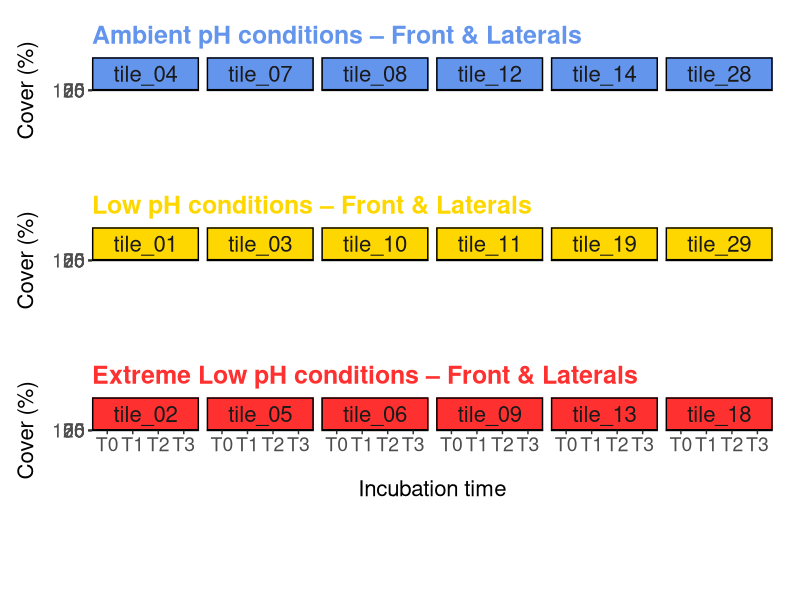
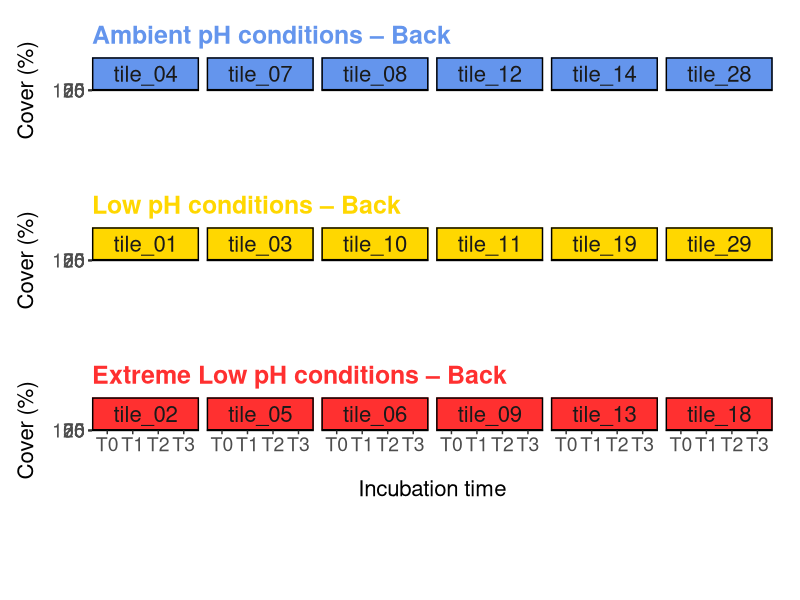

These charts were generated, in order, by the following R code: (Note: this script raises an error after producing the figures.)
rm(list = ls())
options(cores = 4, warn = -1) ; library(tidyverse) ; library(patchwork) ; library(readxl)
`%notin%` = Negate(`%in%`)

# Get the names of all sheets in the Excel file
sheet_names <- excel_sheets("Data/7. Covers/20230725_tiles_species_visual_census_25subquadrats.xlsx")

# With corrected names
corrected_names <- read_excel("Data/7. Covers/corrected_names.xlsx") 

# Read each sheet into a separate dataset and rename it
datasets <- lapply(sheet_names, function(sheet) {
  read_excel("Data/7. Covers/20230725_tiles_species_visual_census_25subquadrats.xlsx", sheet = sheet)})

# Total cover for each tile Light
Tile_cover_T0 = vector("list", 18) ; Tile_cover_T1 = vector("list", 18) 
Tile_cover_T2 = vector("list", 18) ; Tile_cover_T3 = vector("list", 18) ; Tile_cover = vector("list", 18)
for (i in 1:18) {
Tile_cover_T0[[i]] <- datasets[[i]] %>% column_to_rownames("Species") %>% select(matches("_t0_"), -matches("_back_")) %>%
  rowSums(na.rm = T) %>% data.frame() %>% rename("T0" = ".") %>% mutate(T0 = ((T0/45*100) / sum(T0/45*100)) * 100)
Tile_cover_T1[[i]] <- datasets[[i]] %>% column_to_rownames("Species") %>% select(matches("_t1_"), -matches("_back_")) %>%
  rowSums(na.rm = T) %>% data.frame() %>% rename("T1" = ".") %>% mutate(T1 = ((T1/45*100) / sum(T1/45*100)) * 100)
Tile_cover_T2[[i]] <- datasets[[i]] %>% column_to_rownames("Species") %>% select(matches("_t2_"), -matches("_back_")) %>%
  rowSums(na.rm = T) %>% data.frame() %>% rename("T2" = ".") %>% mutate(T2 = ((T2/45*100) / sum(T2/45*100)) * 100)
Tile_cover_T3[[i]] <- datasets[[i]] %>% column_to_rownames("Species") %>% select(matches("_t3_"), -matches("_back_")) %>%
  rowSums(na.rm = T) %>% data.frame() %>% rename("T3" = ".") %>% mutate(T3 = ((T3/45*100) / sum(T3/45*100)) * 100)
Tile_cover[[i]] <- bind_cols(Tile_cover_T0[[i]], Tile_cover_T1[[i]], Tile_cover_T2[[i]], Tile_cover_T3[[i]]) %>%
  data.frame() %>% filter(T0 != 0 | T1 != 0 | T2 != 0 | T3 != 0) %>% rownames_to_column(., var = "Species")
Tile_cover[[i]] <- data.frame(Species = rep(Tile_cover[[i]]$Species, 4),
                              Tile    = rep(sheet_names[i], length(Tile_cover[[i]]$Species)*4),
                              Time    = c(rep("T0", length(Tile_cover[[i]]$Species)), rep("T1", length(Tile_cover[[i]]$Species)), 
                                          rep("T2", length(Tile_cover[[i]]$Species)), rep("T3", length(Tile_cover[[i]]$Species))),
                              Cover   = c(Tile_cover[[i]]$T0, Tile_cover[[i]]$T1, Tile_cover[[i]]$T2, Tile_cover[[i]]$T3)) }
Tile_cover = bind_rows(Tile_cover)

# Total number of species observed
length(unique(Tile_cover$Species))

# We will add a new information with the Zone
Zone_pH    <- data_frame(Tile = sheet_names, pH = c(rep("ELOW", 6), rep("LOW", 6), rep("AMB", 6)))
Tile_cover <- Tile_cover %>% left_join(Zone_pH) %>% left_join(corrected_names) %>% select(-Species) %>% rename(Species = species_new)

# Total number of species within a functional group
data_col = cbind(Tile_cover %>% group_by(functional.group, Species) %>% summarise(n = n()), Color = 
                   rep(NA, 40))
Tile_cover <- Tile_cover %>% left_join(data_col)
Tile_cover$Species[Tile_cover$Species %in% c("Schizobrachiella sanguinea dead", "Perforatus perforatus dead", "tile")] = "non-alive"
data_col$Species[data_col$Species %in% c("Schizobrachiella sanguinea dead", "Perforatus perforatus dead", "tile")] = "non-alive"
data_col$functional.group[data_col$Species == "non-alive"] = "non-alive"
data_col = data_col %>% distinct(functional.group, Species, Color)
Tile_cover$Species <- factor(Tile_cover$Species, levels = data_col$Species)
Tile_cover$pH <- factor(Tile_cover$pH, levels = c("ELOW", "LOW", "AMB"))

Species_order <- c("non-alive", "Turf", "Perforatus perforatus", "Cystodytes dellechiajei", "Didemnum maculosum",
                   "Clathrina clathrus", "Patinella radiata", "Reptadeonella violacea", "Schizobrachiella sanguinea",
                   "Schizoporella dunkeri", "Botryllus sp.", "Phorbas topsenti", "Pseudolithoderma adriaticum", "Hildenbrandia crouaniorum",
                   "Peyssonnelia squamaria", "Serpulids", "Jania rubens", "CCA", "Hydroliton farinosum", "Corallina officinalis",
                   "Terpios fugax", "Cacospongia mollior", "Valonia utricularis", "Halopteris scoparia", "Halopteris filicina",
                   "Flabellia petiolata", "Dictyota sp.", "Cladophora sp.", "Bryopsis sp.", "Anadyomene stellata", "Parvocaulis parvulus",
                   "Acetabularia acetabulum", "Padina pavonica", "Leucandra gossei", "Celleporina caminata", "Reteporella grimaldii",
                   "Ostrea sp.", "Crambe crambe")
color_order   <- c("#ffffff", "#99cc99", "#cccccc", "#f2d6ae", "#e5b060", "#dc9428", "#cc8720", "#be7e1e", "#9a6618", "#855815",
                   "#5b3c0e", "#663333", "#98240a", "#d5320e", "#ef431d", "#f58f79", "#cc9999", "#ffcccc", "#ff88d7", "#dc0092",
                   "#CC0066", "#41087a", "#003333", "#142b05", "#183206", "#1f4008", "#29560b", "#37730f", "#418812", "#4fa516", 
                   "#5dc219", "#98f02c", "#ccf797", "#ffffcc", "#ffff99", "#ffcc00", "#efb116", "#ffac47")
x_order       <- rep(seq(1, 10, 1), 4)[-tail(which(rep(seq(1, 10, 1), 4) %in% c(9, 10)), 2)] * 6
y_order       <- rep(seq(-1, -4, -1), each = 10)[-tail(which(rep(seq(-1, -4, -1), each = 10) == -4), 2)] * 1

data_col = data.frame(Species = Species_order, Color = color_order, x_order, y_order)
data_col$Species   <- factor(data_col$Species, levels = Species_order)
Tile_cover$Species <- factor(Tile_cover$Species, levels = Species_order)

##### Plot
### Let's start with ELOW
Tile_cover_ELOW  <- Tile_cover %>% dplyr::filter(pH == "ELOW") %>% 
  group_by(Species, Time, Tile) %>% summarise(Cover = sum(Cover)) 
Transplants_ELOW <- Tile_cover_ELOW %>% 
  ggplot(aes(x = factor(Time, levels = c("T0", "T1", "T2", "T3")), y = Cover, fill = Species)) +
  geom_col(position = "stack", color = "black", show.legend = F) +
  labs(x = "Incubation time", y = "Cover (%)", color = "Species") +
  facet_wrap(~ Tile, ncol = 6) + theme_classic() +
  scale_fill_manual(values = data_col$Color[data_col$Species %in% unique(Tile_cover_ELOW$Species)]) +
  ggtitle("Extreme Low pH conditions – Front & Laterals") +
  theme(panel.border = element_rect(colour = "black", fill = NA, linewidth = 1),
        plot.title = element_text(size = 18, color = "firebrick1", face = "bold"),
        panel.grid = element_line(colour = NA),
        axis.text.x = element_text(size = 14),
        axis.text.y = element_text(size = 14),
        axis.title.x = element_text(size = 16, vjust = -3),
        axis.title.y = element_text(size = 16, vjust = 3),
        legend.text = element_text(size = 14),
        legend.title = element_text(size = 16),
        strip.text = element_text(size = 16),
        strip.background = element_rect(colour = "black", fill = "firebrick1"),
        plot.margin = unit(c(.5, .5, .5, .5), "cm"))

### We continue with LOW
Tile_cover_LOW  <- Tile_cover %>% dplyr::filter(pH == "LOW")
Transplants_LOW <- Tile_cover_LOW %>% 
  ggplot(aes(x = factor(Time, levels = c("T0", "T1", "T2", "T3")), y = Cover, fill = Species)) +
  geom_col(position = "stack", color = "black", show.legend = F) +
  scale_x_discrete(labels = c("", "", "", "")) +
  labs(x = "", y = "Cover (%)", color = "Species") +
  facet_wrap(~ Tile, ncol = 6) + theme_classic() +
  scale_fill_manual(values = data_col$Color[data_col$Species %in% unique(Tile_cover_LOW$Species)]) +
  ggtitle("Low pH conditions – Front & Laterals") +
  theme(panel.border = element_rect(colour = "black", fill = NA, linewidth = 1),
        plot.title = element_text(size = 18, color = "gold", face = "bold"),
        axis.ticks.x = element_blank(),
        panel.grid = element_line(colour = NA),
        axis.text.x = element_text(size = 14),
        axis.text.y = element_text(size = 14),
        axis.title.x = element_text(size = 16, vjust = -3),
        axis.title.y = element_text(size = 16, vjust = 3),
        legend.text = element_text(size = 14),
        legend.title = element_text(size = 16),
        strip.text = element_text(size = 16),
        strip.background = element_rect(colour = "black", fill = "gold"),
        plot.margin = unit(c(.5, .5, .5, .5), "cm"))

### We finish with AMB
Tile_cover_AMB  <- Tile_cover %>% dplyr::filter(pH == "AMB")
Transplants_AMB <- Tile_cover_AMB %>% 
  ggplot(aes(x = factor(Time, levels = c("T0", "T1", "T2", "T3")), y = Cover, fill = Species)) +
  geom_col(position = "stack", color = "black", show.legend = F) +
  scale_x_discrete(labels = c("", "", "", "")) +
  labs(x = "", y = "Cover (%)", color = "Species") +
  facet_wrap(~ Tile, ncol = 6) + theme_classic() +
  scale_fill_manual(values = data_col$Color[data_col$Species %in% unique(Tile_cover_AMB$Species)]) +
  ggtitle("Ambient pH conditions – Front & Laterals") +
  theme(panel.border = element_rect(colour = "black", fill = NA, linewidth = 1),
        plot.title = element_text(size = 18, color = "cornflowerblue", face = "bold"),
        panel.grid = element_line(colour = NA),
        axis.ticks.x = element_blank(),
        axis.text.x = element_text(size = 14),
        axis.text.y = element_text(size = 14),
        axis.title.x = element_text(size = 16, vjust = -3),
        axis.title.y = element_text(size = 16, vjust = 3),
        legend.text = element_text(size = 14),
        legend.title = element_text(size = 16),
        strip.text = element_text(size = 16),
        strip.background = element_rect(colour = "black", fill = "cornflowerblue"),
        plot.margin = unit(c(.5, .5, .5, .5), "cm"))

Legend_Light <- data_col %>% mutate(Species_lab = str_replace(Species_order, "\\s(?!sp)", "\n")) %>% 
  ggplot(aes(x = x_order, y = y_order, fill = Species, label = Species_lab)) + 
  geom_label(show.legend = F, hjust = 0,
             color = c(rep("black", 9), rep("white", 5), rep("black", 7), rep("white", 7), rep("black", 10))) +
  scale_x_continuous(name = "", labels = rep("", 6), breaks = seq(10, 60, 10), limits = c(6, 63)) +  
  scale_y_continuous(name = "", labels = rep("", 6), limits = c(-4.5, -0.5)) +
  scale_fill_manual(values = color_order) + 
  theme(panel.border = element_blank(),
        panel.background = element_rect(fill = "white"),
        panel.grid = element_line(colour = NA),
        axis.ticks = element_blank(),
        strip.text = element_text(size = 16),
        plot.margin = unit(c(.5, .5, .5, .5), "cm"))

(Light_Cover <- Transplants_AMB + plot_spacer() + Transplants_LOW + plot_spacer() + Transplants_ELOW + 
    plot_spacer() + Legend_Light + 
    plot_layout(guides = "collect", heights = c(30, -7.5, 30, -7.5, 30, -1, 30)))
  
# Total cover for each tile Light
Tile_cover_T0 = vector("list", 18) ; Tile_cover_T1 = vector("list", 18) 
Tile_cover_T2 = vector("list", 18) ; Tile_cover_T3 = vector("list", 18) ; Tile_cover = vector("list", 18)
for (i in 1:18) {
  Tile_cover_T0[[i]] <- datasets[[i]] %>% column_to_rownames("Species") %>% select(matches("_back_t0_")) %>%
    rowSums(na.rm = T) %>% data.frame() %>% rename("T0" = ".") %>% mutate(T0 = ((T0/25*100) / sum(T0/25*100)) * 100)
  Tile_cover_T1[[i]] <- datasets[[i]] %>% column_to_rownames("Species") %>% select(matches("_back_t1_")) %>%
    rowSums(na.rm = T) %>% data.frame() %>% rename("T1" = ".") %>% mutate(T1 = ((T1/25*100) / sum(T1/25*100)) * 100)
  Tile_cover_T2[[i]] <- datasets[[i]] %>% column_to_rownames("Species") %>% select(matches("_back_t2_")) %>%
    rowSums(na.rm = T) %>% data.frame() %>% rename("T2" = ".") %>% mutate(T2 = ((T2/25*100) / sum(T2/25*100)) * 100)
  Tile_cover_T3[[i]] <- datasets[[i]] %>% column_to_rownames("Species") %>% select(matches("_back_t3_")) %>%
    rowSums(na.rm = T) %>% data.frame() %>% rename("T3" = ".") %>% mutate(T3 = ((T3/25*100) / sum(T3/25*100)) * 100)
  Tile_cover[[i]] <- bind_cols(Tile_cover_T0[[i]], Tile_cover_T1[[i]], Tile_cover_T2[[i]], Tile_cover_T3[[i]]) %>%
    data.frame() %>% filter(T0 != 0 | T1 != 0 | T2 != 0 | T3 != 0) %>% rownames_to_column(., var = "Species")
  Tile_cover[[i]] <- data.frame(Species = rep(Tile_cover[[i]]$Species, 4),
                                Tile    = rep(sheet_names[i], length(Tile_cover[[i]]$Species)*4),
                                Time    = c(rep("T0", length(Tile_cover[[i]]$Species)), rep("T1", length(Tile_cover[[i]]$Species)), 
                                            rep("T2", length(Tile_cover[[i]]$Species)), rep("T3", length(Tile_cover[[i]]$Species))),
                                Cover   = c(Tile_cover[[i]]$T0, Tile_cover[[i]]$T1, Tile_cover[[i]]$T2, Tile_cover[[i]]$T3)) }
Tile_cover = bind_rows(Tile_cover) %>% left_join(Zone_pH) %>% left_join(corrected_names) %>% select(-Species) %>% rename(Species = species_new)

# Total number of species observed
length(unique(Tile_cover$Species))

# We will add a new information with the Zone
Zone_pH    <- data_frame(Tile = sheet_names, pH = c(rep("ELOW", 6), rep("LOW", 6), rep("AMB", 6)))
Tile_cover <- Tile_cover %>% left_join(Zone_pH) 

# Total number of species within a functional group
data_col = cbind(Tile_cover %>% group_by(functional.group, Species) %>% summarise(n = n()), Color = 
                   rep(NA, 39))
Tile_cover <- Tile_cover %>% left_join(data_col)
Tile_cover$Species[grepl("dead|tile", Tile_cover$Species)] <- "non-alive"
data_col$Species[grepl("dead|tile", data_col$Species)] <- "non-alive"
data_col$functional.group[data_col$Species == "non-alive"] = "non-alive"
data_col = data_col %>% distinct(functional.group, Species, Color)
Tile_cover$pH <- factor(Tile_cover$pH, levels = c("ELOW", "LOW", "AMB"))

data_col = data_col %>% left_join(Legend_Light$data, by = "Species") %>% 
  select(functional.group, Species, Color.y) %>% rename(Color = Color.y)

Species_order <- c("non-alive", "Turf", "Lima lima", "Perforatus perforatus", "Cystodytes dellechiajei", "Didemnum cf. coriaceum", 
                   "Didemnum maculosum", "Didemnum sp.", "Clathrina clathrus", "Patinella radiata", "Schizobrachiella sanguinea",
                   "Schizoporella dunkeri", "Botryllus sp.", "Phorbas topsenti", "Pseudolithoderma adriaticum", 
                   "Hildenbrandia crouaniorum", "Peyssonnelia squamaria", "Serpulids", "CCA", "Terpios fugax", "Bugula neritina", 
                   "Oscarella lobularis", "Diplosoma spongiforme", "Cacospongia mollior", "Haliclona sp.", "Valonia utricularis", 
                   "Flabellia petiolata", "Dictyota sp.", "Anadyomene stellata", "Ascidia conchilega", "Celleporina caminata", 
                   "Puellina radiata", "Merlia sp.", "Crambe crambe", "Encrusting bryozoan", "Corticium candelabrum")
color_order   <- c("#ffffff", "#99cc99", "#aaaccc", "#cccccc", "#f2d6ae", "#e5b090", "#e5b060", "#ce9e56", "#dc9428", "#cc8720", 
                   "#9a6618", "#855815", "#5b3c0e", "#663333", "#98240a", "#d5320e", "#ef431d", "#f58f79", "#ffcccc", "#CC0066", 
                   "#c27ba0", "#8e7cc3", "#674ea7", "#41087a", "#0b5394", "#003333", "#1f4008", "#29560b", "#4fa516", "#e1ecdd", 
                   "#ffff99", "#f7f767", "#ecc03b", "#ffac47", "#f2842c", "#c2680a")

x_order       <- rep(seq(1, 10, 1), 4)[-tail(which(rep(seq(1, 10, 1), 4) %in% c(7, 8, 9, 10)), 4)] * 6
y_order       <- rep(seq(-1, -4, -1), each = 10)[-tail(which(rep(seq(-1, -4, -1), each = 10) == -4), 4)] * 1

data_col = data.frame(Species = Species_order, Color = color_order, x_order, y_order)
data_col$Species   <- factor(data_col$Species, levels = Species_order)
Tile_cover$Species <- factor(Tile_cover$Species, levels = Species_order)

##### Plot
### Let's start with ELOW
Tile_cover_ELOW  <- Tile_cover %>% dplyr::filter(pH == "ELOW") %>% 
  group_by(Species, Time, Tile) %>% summarise(Cover = sum(Cover)) 
Transplants_ELOW_2 <- Tile_cover_ELOW %>% 
  ggplot(aes(x = factor(Time, levels = c("T0", "T1", "T2", "T3")), y = Cover, fill = Species)) +
  geom_col(position = "stack", color = "black", show.legend = F) +
  labs(x = "Incubation time", y = "Cover (%)", color = "Species") +
  facet_wrap(~ Tile, ncol = 6) + theme_classic() +
  scale_fill_manual(values = data_col$Color[data_col$Species %in% unique(Tile_cover_ELOW$Species)]) +
  ggtitle("Extreme Low pH conditions – Back") +
  theme(panel.border = element_rect(colour = "black", fill = NA, linewidth = 1),
        panel.background = element_rect(fill = "gray20"),
        plot.title = element_text(size = 18, color = "firebrick1", face = "bold"),
        panel.grid = element_line(colour = NA),
        axis.text.x = element_text(size = 14),
        axis.text.y = element_text(size = 14),
        axis.title.x = element_text(size = 16, vjust = -3),
        axis.title.y = element_text(size = 16, vjust = 3),
        legend.text = element_text(size = 14),
        legend.title = element_text(size = 16),
        strip.text = element_text(size = 16),
        strip.background = element_rect(colour = "black", fill = "firebrick1"),
        plot.margin = unit(c(.5, .5, .5, .5), "cm"))

### We continue with LOW
Tile_cover_LOW  <- Tile_cover %>% dplyr::filter(pH == "LOW") %>% 
  group_by(Species, Time, Tile) %>% summarise(Cover = sum(Cover)) 
Transplants_LOW_2 <- Tile_cover_LOW %>% 
  ggplot(aes(x = factor(Time, levels = c("T0", "T1", "T2", "T3")), y = Cover, fill = Species)) +
  geom_col(position = "stack", color = "black", show.legend = F) +
  scale_x_discrete(labels = c("", "", "", "")) +
  labs(x = "", y = "Cover (%)", color = "Species") +
  facet_wrap(~ Tile, ncol = 6) + theme_classic() +
  scale_fill_manual(values = data_col$Color[data_col$Species %in% unique(Tile_cover_LOW$Species)]) +
  ggtitle("Low pH conditions – Back") +
  theme(panel.border = element_rect(colour = "black", fill = NA, linewidth = 1),
        panel.background = element_rect(fill = "gray20"),
        plot.title = element_text(size = 18, color = "gold", face = "bold"),
        axis.ticks.x = element_blank(),
        panel.grid = element_line(colour = NA),
        axis.text.x = element_text(size = 14),
        axis.text.y = element_text(size = 14),
        axis.title.x = element_text(size = 16, vjust = -3),
        axis.title.y = element_text(size = 16, vjust = 3),
        legend.text = element_text(size = 14),
        legend.title = element_text(size = 16),
        strip.text = element_text(size = 16),
        strip.background = element_rect(colour = "black", fill = "gold"),
        plot.margin = unit(c(.5, .5, .5, .5), "cm"))

### We finish with AMB
Tile_cover_AMB  <- Tile_cover %>% dplyr::filter(pH == "AMB") %>% 
  group_by(Species, Time, Tile) %>% summarise(Cover = sum(Cover)) 
Transplants_AMB_2 <- Tile_cover_AMB %>% 
  ggplot(aes(x = factor(Time, levels = c("T0", "T1", "T2", "T3")), y = Cover, fill = Species)) +
  geom_col(position = "stack", color = "black", show.legend = F) +
  scale_x_discrete(labels = c("", "", "", "")) +
  labs(x = "", y = "Cover (%)", color = "Species") +
  facet_wrap(~ Tile, ncol = 6) + theme_classic() +
  scale_fill_manual(values = data_col$Color[data_col$Species %in% unique(Tile_cover_AMB$Species)]) +
  ggtitle("Ambient pH conditions – Back") +
  theme(panel.border = element_rect(colour = "black", fill = NA, linewidth = 1),
        panel.background = element_rect(fill = "gray20"),
        plot.title = element_text(size = 18, color = "cornflowerblue", face = "bold"),
        panel.grid = element_line(colour = NA),
        axis.ticks.x = element_blank(),
        axis.text.x = element_text(size = 14),
        axis.text.y = element_text(size = 14),
        axis.title.x = element_text(size = 16, vjust = -3),
        axis.title.y = element_text(size = 16, vjust = 3),
        legend.text = element_text(size = 14),
        legend.title = element_text(size = 16),
        strip.text = element_text(size = 16),
        strip.background = element_rect(colour = "black", fill = "cornflowerblue"),
        plot.margin = unit(c(.5, .5, .5, .5), "cm"))

data_col <- data_col %>% mutate(Species_lab = str_replace(Species_order, "\\s(?!sp.)", "\n"))
data_col$Species_lab[data_col$Species == "Diplosoma spongiforme"] = "Diplosoma\nspongiforme"
Legend_Dark <- data_col %>% 
  ggplot(aes(x = x_order, y = y_order, fill = Species, label = Species_lab)) + 
  geom_label(show.legend = F, hjust = 0, 
             color = c(rep("black", 11), rep("white", 5), rep("black", 7), rep("white", 5), rep("black", 8))) +
  scale_x_continuous(name = "", labels = rep("", 6), breaks = seq(10, 60, 10), limits = c(6, 63)) +  
  scale_y_continuous(name = "", labels = rep("", 6), limits = c(-4.5, -0.5)) +
  scale_fill_manual(values = color_order) + 
  theme(panel.border = element_blank(),
        panel.background = element_rect(fill = "white"),
        panel.grid = element_line(colour = NA),
        axis.ticks = element_blank(),
        strip.text = element_text(size = 16),
        plot.margin = unit(c(.5, .5, .5, .5), "cm"))

(Dark_Cover <- Transplants_AMB_2 + plot_spacer() + Transplants_LOW_2 + plot_spacer() + Transplants_ELOW_2 + 
    plot_spacer() + Legend_Dark + 
    plot_layout(guides = "collect", heights = c(30, -7.5, 30, -7.5, 30, -1, 30)))

Cover_tot <- Transplants_AMB + Transplants_AMB_2 + plot_spacer() + plot_spacer() +
  Transplants_LOW + Transplants_LOW_2 + plot_spacer() + plot_spacer() +
  Transplants_ELOW + Transplants_ELOW_2 + plot_spacer() + plot_spacer() +
  Legend_Light + Legend_Dark + plot_layout(heights = c(30, -7.5, 30, -7.5, 30, -1, 30), ncol = 2)

ggsave(Cover_tot, file = "Outputs/Figures/Cover/Cover_Transplants.jpg", width = 70, height = 35, units = "cm", dpi = 300)
